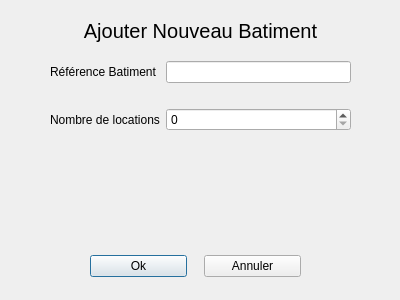
<?xml version="1.0" encoding="UTF-8"?>
<ui version="4.0">
 <class>addBatiment</class>
 <widget class="QDialog" name="addBatiment">
  <property name="geometry">
   <rect>
    <x>0</x>
    <y>0</y>
    <width>400</width>
    <height>300</height>
   </rect>
  </property>
  <property name="windowTitle">
   <string>Dialog</string>
  </property>
  <widget class="QWidget" name="formLayoutWidget">
   <property name="geometry">
    <rect>
     <x>50</x>
     <y>61</y>
     <width>301</width>
     <height>181</height>
    </rect>
   </property>
   <layout class="QFormLayout" name="formLayout_2">
    <property name="verticalSpacing">
     <number>25</number>
    </property>
    <item row="0" column="0">
     <widget class="QLabel" name="label_5">
      <property name="text">
       <string>Référence Batiment</string>
      </property>
     </widget>
    </item>
    <item row="0" column="1">
     <widget class="CustomLineEdit" name="refBat">
      <property name="sizePolicy">
       <sizepolicy hsizetype="Expanding" vsizetype="Fixed">
        <horstretch>0</horstretch>
        <verstretch>0</verstretch>
       </sizepolicy>
      </property>
      <property name="placeholderText">
       <string/>
      </property>
     </widget>
    </item>
    <item row="1" column="0">
     <widget class="QLabel" name="label_6">
      <property name="text">
       <string>Nombre de locations</string>
      </property>
     </widget>
    </item>
    <item row="1" column="1">
     <widget class="QSpinBox" name="location">
      <property name="maximum">
       <number>999</number>
      </property>
     </widget>
    </item>
   </layout>
  </widget>
  <widget class="QWidget" name="horizontalLayoutWidget">
   <property name="geometry">
    <rect>
     <x>90</x>
     <y>251</y>
     <width>211</width>
     <height>31</height>
    </rect>
   </property>
   <layout class="QHBoxLayout" name="horizontalLayout_2">
    <property name="spacing">
     <number>17</number>
    </property>
    <item>
     <widget class="QPushButton" name="OkButton">
      <property name="text">
       <string>Ok</string>
      </property>
     </widget>
    </item>
    <item>
     <widget class="QPushButton" name="CancelButton">
      <property name="text">
       <string>Annuler</string>
      </property>
     </widget>
    </item>
   </layout>
  </widget>
  <widget class="QLabel" name="label_9">
   <property name="geometry">
    <rect>
     <x>50</x>
     <y>10</y>
     <width>301</width>
     <height>41</height>
    </rect>
   </property>
   <property name="font">
    <font>
     <pointsize>15</pointsize>
    </font>
   </property>
   <property name="text">
    <string>Ajouter Nouveau Batiment</string>
   </property>
   <property name="alignment">
    <set>Qt::AlignCenter</set>
   </property>
  </widget>
 </widget>
 <customwidgets>
  <customwidget>
   <class>CustomLineEdit</class>
   <extends>QLineEdit</extends>
   <header location="global">customLineEdit.h</header>
  </customwidget>
 </customwidgets>
 <resources/>
 <connections/>
</ui>
